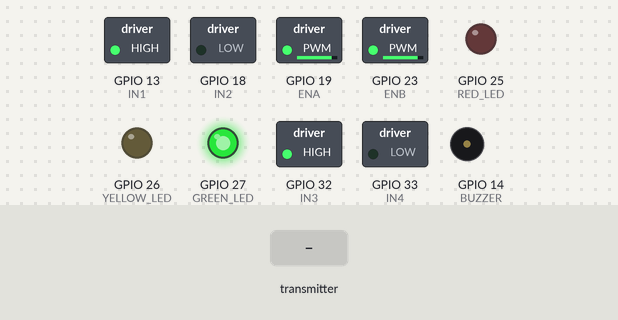
Simulated run of this sketch. Board: ESP32. Shown: switched loads named in the sketch (green lamp = pin HIGH), output pins drawn as LEDs (lit = HIGH), buzzer (waves = sounding, pin HIGH). The inputs (shaded band) are chosen by the test bench.

Above: at 1.2 s.
1.3 s: the transmitter starts sending priority = 1024
At 1.7 s:
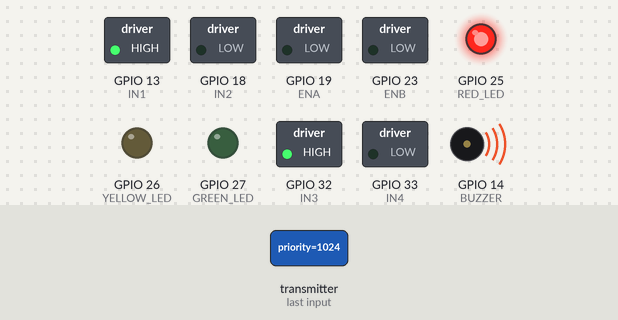
2.8 s: the transmitter starts sending priority = 0
At 4.0 s:
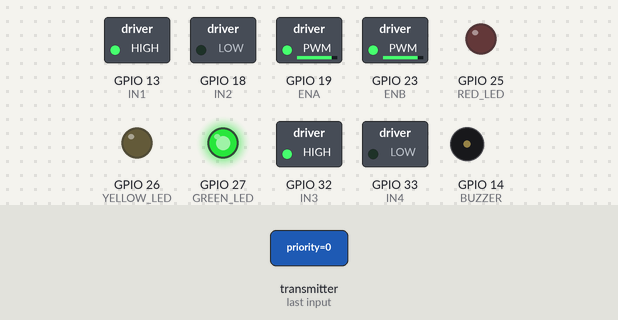
4.3 s: the transmitter starts sending priority = 2048
At 5.2 s:
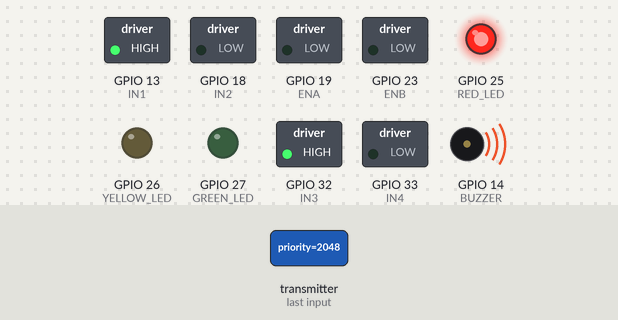
Timing chart, 0 to 7.3 s (numbered marks = the images above; inputs shaded):
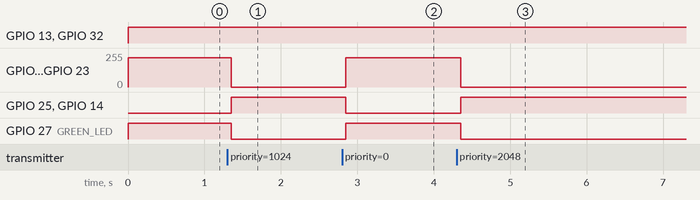

The sketch:

ESP_V2x.ino
```cpp
#include <esp_now.h>
#include <WiFi.h>

#define RED_LED 25
#define YELLOW_LED 26
#define GREEN_LED 27
#define BUZZER 14

// ----- MOTOR -----
#define IN1 13
#define IN2 18
#define IN3 32
#define IN4 33
#define ENA 19
#define ENB 23

typedef struct {
  int sourceType;
  int eventType;
  int priority;
} V2XPacket;

int distanceRisk = 0;
int activeRisk = 0;

unsigned long overrideStart = 0;
bool overrideActive = false;

unsigned long lastBlinkTime = 0;
bool outputState = false;

const unsigned long mediumInterval   = 600;
const unsigned long highInterval     = 200;
const unsigned long criticalInterval = 80;
const unsigned long overrideDuration = 3000;

void moveForward(int speed) {
  digitalWrite(IN1, HIGH);
  digitalWrite(IN2, LOW);
  digitalWrite(IN3, HIGH);
  digitalWrite(IN4, LOW);
  ledcWrite(ENA, speed);
  ledcWrite(ENB, speed);
}

void stopMotors() {
  ledcWrite(ENA, 0);
  ledcWrite(ENB, 0);
}

void OnDataRecv(const esp_now_recv_info *info, const uint8_t *incomingData, int len) {

  V2XPacket packet;
  memcpy(&packet, incomingData, sizeof(packet));

  if (packet.sourceType == 1) {
    distanceRisk = packet.priority;
    if (!overrideActive)
      activeRisk = distanceRisk;
  }
  else {
    activeRisk = packet.priority;
    overrideActive = true;
    overrideStart = millis();
  }

  lastBlinkTime = 0;
  outputState = false;
}

void setup() {

  pinMode(RED_LED, OUTPUT);
  pinMode(YELLOW_LED, OUTPUT);
  pinMode(GREEN_LED, OUTPUT);
  pinMode(BUZZER, OUTPUT);

  pinMode(IN1, OUTPUT);
  pinMode(IN2, OUTPUT);
  pinMode(IN3, OUTPUT);
  pinMode(IN4, OUTPUT);

  ledcAttach(ENA, 1000, 8);
  ledcAttach(ENB, 1000, 8);

  WiFi.mode(WIFI_STA);
  WiFi.disconnect();

  if (esp_now_init() != ESP_OK) {
    return;
  }

  esp_now_register_recv_cb(OnDataRecv);
}

void loop() {

  unsigned long currentTime = millis();

  if (overrideActive && currentTime - overrideStart > overrideDuration) {
    overrideActive = false;
    activeRisk = distanceRisk;
  }

  // ----- Motor Mapping -----
  if      (activeRisk == 0) moveForward(220);
  else if (activeRisk == 1) moveForward(150);
  else if (activeRisk == 2) moveForward(80);
  else                      stopMotors();

  // ----- LED + Buzzer -----
  if (activeRisk == 0) {
    digitalWrite(RED_LED, LOW);
    digitalWrite(YELLOW_LED, LOW);
    digitalWrite(BUZZER, LOW);
    digitalWrite(GREEN_LED, HIGH);
  }
  else {

    digitalWrite(GREEN_LED, LOW);

    unsigned long interval = mediumInterval;
    if (activeRisk == 2) interval = highInterval;
    if (activeRisk == 3) interval = criticalInterval;

    if (currentTime - lastBlinkTime > interval) {
      lastBlinkTime = currentTime;
      outputState = !outputState;
    }

    digitalWrite(BUZZER, outputState);

    if (activeRisk == 1) digitalWrite(YELLOW_LED, outputState);
    else {
      digitalWrite(YELLOW_LED, LOW);
      digitalWrite(RED_LED, outputState);
    }
  }
}
```

Measured:
- after the input at 1.3 s, GPIO 19 (ENA), GPIO 23 (ENB): 219/255 → 0/255 after 0.05 s; GPIO 25 (RED_LED), GPIO 14 (BUZZER): LOW → HIGH after 0.05 s; GPIO 27 (GREEN_LED): HIGH → LOW after 0.05 s
- after the input at 2.8 s, GPIO 19 (ENA), GPIO 23 (ENB): 0/255 → 219/255 after 0.05 s; GPIO 25 (RED_LED), GPIO 14 (BUZZER): HIGH → LOW after 0.05 s; GPIO 27 (GREEN_LED): LOW → HIGH after 0.05 s
- after the input at 4.3 s, GPIO 19 (ENA), GPIO 23 (ENB): 219/255 → 0/255 after 0.05 s; GPIO 25 (RED_LED), GPIO 14 (BUZZER): LOW → HIGH after 0.05 s; GPIO 27 (GREEN_LED): HIGH → LOW after 0.05 s
